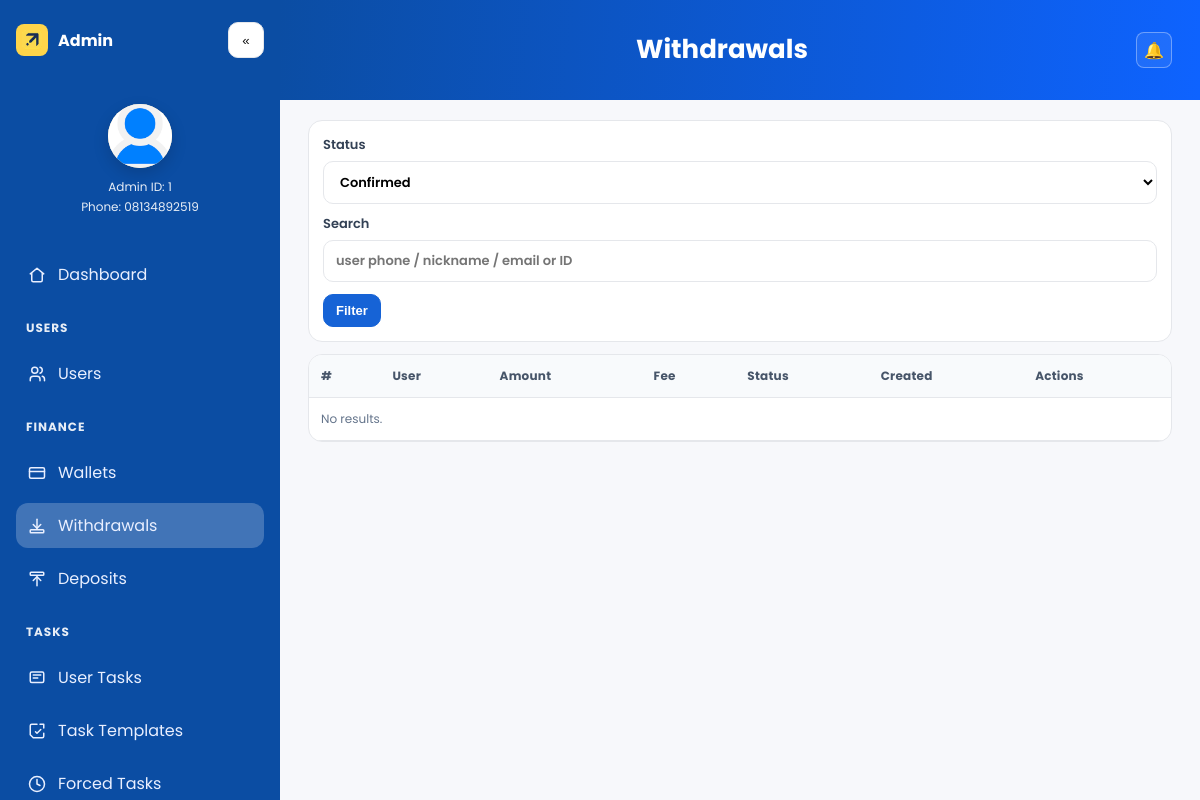
/bo/withdrawals/?status=confirmed (signed in), run on an earlier commit of the app's database.
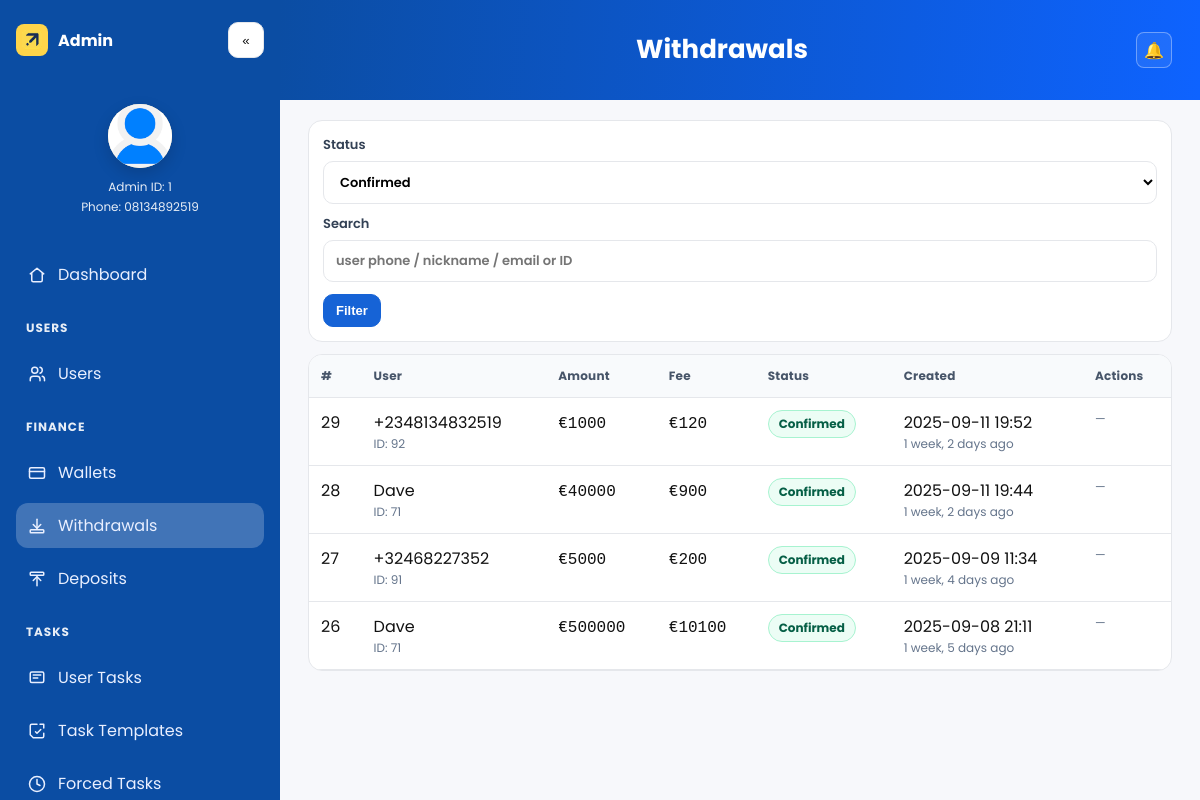
And on a later commit of the database.
### main/models.py (models this page shows, shortened)
class WithdrawalRequest(models.Model):
    user = models.ForeignKey(
        settings.AUTH_USER_MODEL,
        on_delete=models.CASCADE,
        related_name="withdrawals"
    )
    amount_cents = models.PositiveIntegerField(validators=[MinValueValidator(1)])
    currency = models.CharField(
        max_length=3,
        choices=Currency.choices,
        default=Currency.EUR
    )
    address = models.ForeignKey(PayoutAddress, on_delete=models.PROTECT)
    fee_cents = models.PositiveIntegerField(default=0)
    status = models.CharField(
        max_length=20,
        choices=WithdrawalStatus.choices,
        default=WithdrawalStatus.PENDING
    )
    created_at = models.DateTimeField(auto_now_add=True)
    confirmed_at = models.DateTimeField(blank=True, null=True)

class CustomUser(AbstractUser):
    username = None
    phone = models.CharField(max_length=20, unique=True)
    invitation_code = models.CharField(max_length=50, blank=True, null=True)
    nickname   = models.CharField(max_length=50, blank=True)
    avatar     = models.ImageField(upload_to="avatars/%Y/%m/", blank=True, null=True)
    avatar_url = models.URLField(blank=True, null=True, validators=[URLValidator()])
    signup_ip = models.GenericIPAddressField(blank=True, null=True)
    signup_country = models.CharField(max_length=100, blank=True, null=True)
    last_login_ip = models.GenericIPAddressField(blank=True, null=True)
    last_login_country = models.CharField(max_length=100, blank=True, null=True)
    tx_pin_hash = models.CharField(max_length=128, blank=True)
    tx_pin_changed_at = models.DateTimeField(blank=True, null=True)
    tx_pin_attempts = models.PositiveIntegerField(default=0)
    tx_pin_locked_until = models.DateTimeField(blank=True, null=True)
    USERNAME_FIELD = "phone"
    REQUIRED_FIELDS = []
    objects = CustomUserManager()
    def __str__(self) -> str:
        return self.nickname or self.phone

### main/admin_view.py (the view, shortened to what this page needs)
# urls.py: path("bo/withdrawals/", bo.bo_withdrawals, name="bo_withdrawals"),
@login_required
@user_passes_test(staff_or_manager)
def bo_withdrawals(request):
    status = (request.GET.get("status") or "pending").lower()  # pending|confirmed|failed|all
    q      = (request.GET.get("q") or "").strip()
    qs = (
        WithdrawalRequest.objects
        .select_related("user", "address")
        .order_by("-created_at")
    )
    if status in {"pending","confirmed","failed"}:
        qs = qs.filter(status=status)
    page_obj = _paginate(qs, request, per_page=25)
    return render(request, "meta_search/bo/withdrawals.html", {
        "active_page": AP["wd"],
        "page_obj": page_obj,
        "status": status,
        "q": q,
    })

### main/admin_view.py (called while the page is built)
def staff_or_manager(user):
    return user.is_active and (user.is_staff or user.groups.filter(name="managers").exists())

def _paginate(qs, request, per_page=25, page_param="page"):
    page = request.GET.get(page_param) or 1
    return Paginator(qs, per_page).get_page(page)

### templates/meta_search/bo/withdrawals.html (shortened to what this page needs)
{% extends "base_admin.html" %}
{% block page_title %}Withdrawals{% endblock %}
{% block content %}
<form method="get" class="card filters">
  <div class="grid">
    <label>Status
      <select name="status">
        <option value="confirmed" {% if status == 'confirmed' %}selected{% endif %}>Confirmed</option>
      </select>
    </label>
    <label>Search
      <input type="text" name="q" value="{{ q }}" placeholder="user phone / nickname / email or ID">
    </label>
  </div>
  <div class="actions">
    <button class="btn primary sm" type="submit">Filter</button>
  </div>
</form>
<div class="card table-card">
  <div class="table-responsive" style="overflow-x:auto;">
    <table class="table">
      <thead>
        <tr>
          <th>#</th>
          <th>User</th>
          <th>Amount</th>
          <th>Fee</th>
          <th>Status</th>
          <th>Created</th>
          <th>Actions</th>
        </tr>
      </thead>
      <tbody>
        {% for w in page_obj %}
          {% with s=w.status|lower %}
          <tr>
            <td data-label="#">{{ w.id }}</td>
            <td data-label="User">
              {{ w.user }}
              <div class="muted">ID: {{ w.user_id }}</div>
            </td>
            <td data-label="Amount">
              <span class="mono">€{{ w.amount_cents|floatformat:-2 }}</span>
            </td>
            <td data-label="Fee">
              <span class="mono">€{{ w.fee_cents|floatformat:-2 }}</span>
            </td>
            <td data-label="Status">
              <span class="chip
                {% if s == 'pending' %}st-pending{% elif s == 'confirmed' %}st-confirmed{% elif s == 'failed' %}st-failed{% endif %}">
                {{ w.get_status_display|default:w.status }}
              </span>
            </td>
            <td data-label="Created">
              {{ w.created_at|date:"Y-m-d H:i" }}
              <div class="muted">{{ w.created_at|timesince }} ago</div>
            </td>
            <td data-label="Actions">
              <div class="row-actions">
                {% if s == 'pending' %}
                  <form method="post" action="{% url 'bo_withdrawal_approve' w.id %}">{% csrf_token %}
                    <button class="btn approve sm" type="submit">Approve</button>
                  </form>
                  <form method="post" action="{% url 'bo_withdrawal_fail' w.id %}">{% csrf_token %}
                    <button class="btn fail sm" type="submit">Fail</button>
                  </form>
                {% else %}
                  <span class="muted">—</span>
                {% endif %}
              </div>
            </td>
          </tr>
          {% endwith %}
        {% empty %}
          <tr>
            <td data-label="Info" colspan="7">
              <div class="muted">No results.</div>
            </td>
          </tr>
        {% endfor %}
      </tbody>
    </table>
  </div>
</div>
{% endblock %}

What changed in the data, as far as the page shows it:
added WithdrawalRequest: id "29", user "+2348134832519", user_id "92", amount_cents "1000", fee_cents "120", status "Confirmed", created_at "2025-09-11 19:52", created_at "1 week, 2 days"
added WithdrawalRequest: id "28", user "Dave", user_id "71", amount_cents "40000", fee_cents "900", status "Confirmed", created_at "2025-09-11 19:44", created_at "1 week, 2 days"
added WithdrawalRequest: id "27", user "+32468227352", user_id "91", amount_cents "5000", fee_cents "200", status "Confirmed", created_at "2025-09-09 11:34", created_at "1 week, 4 days"
added WithdrawalRequest: id "26", user "Dave", user_id "71", amount_cents "500000", fee_cents "10100", status "Confirmed", created_at "2025-09-08 21:11", created_at "1 week, 5 days"
Also different on the page:
text no longer shown: "No results."
